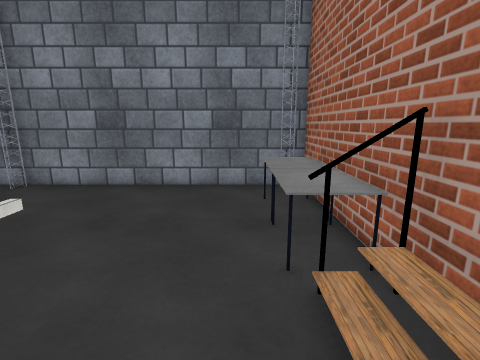
view 1 (above)

12 first-person views from a walk through a Unity game level. The camera is 1.3 m above the floor, tilts 12° down and sees 85° across. The floor is counted in squares, 0.5 m on a side. Each view is taken from the middle of a square. On the plan, view 1 faces up. The plan holds only what a view shows up to about 18 squares ahead; the rest is blank. The player character is not drawn. Some surface patterns are stand-ins.

view 2
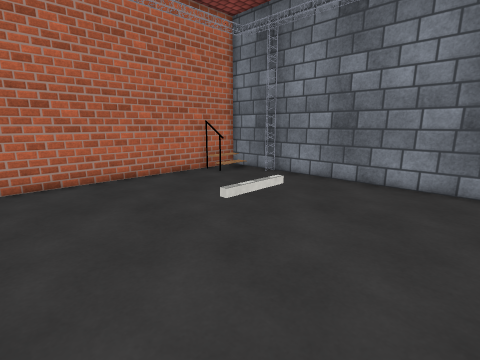

view 3
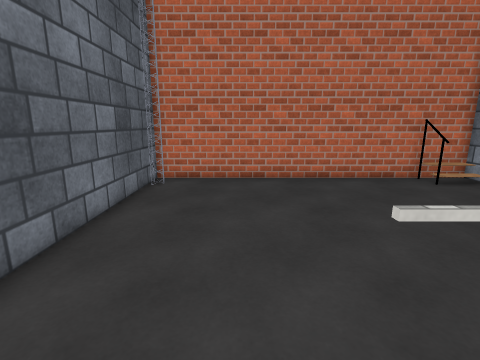

view 4
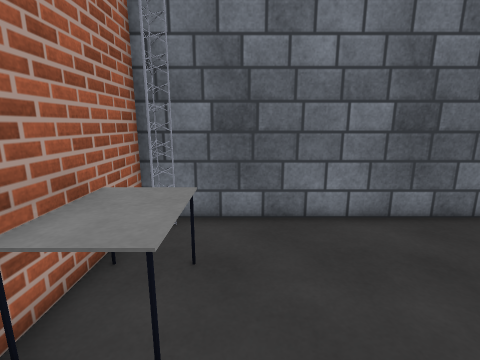

view 5
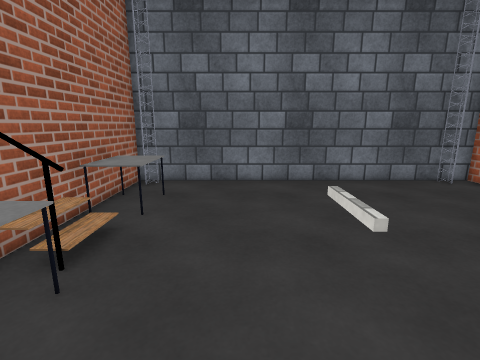

view 6
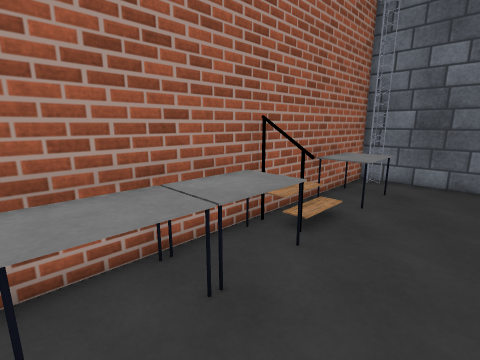

view 7
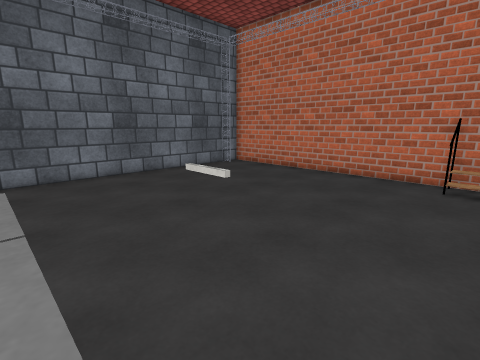

view 8
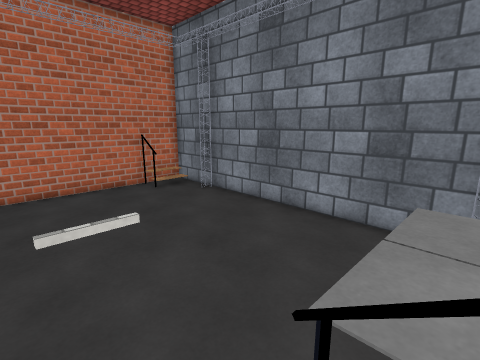

view 9
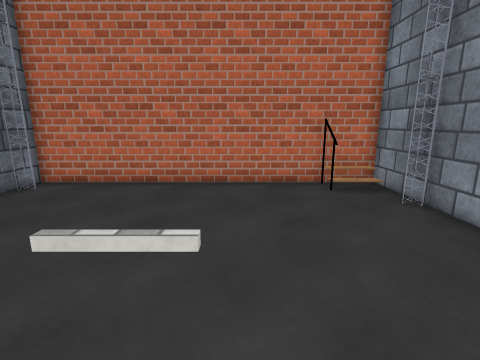

view 10
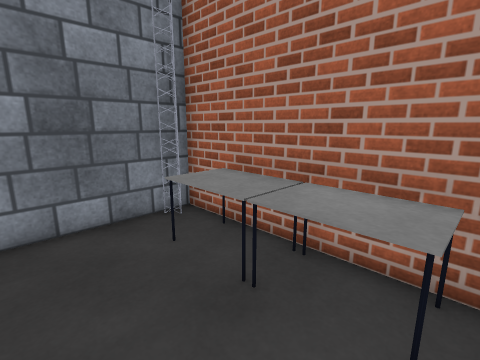

view 11
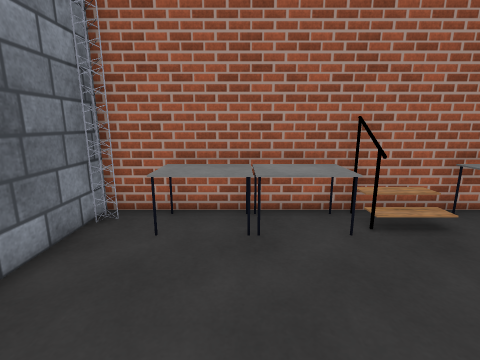

view 12
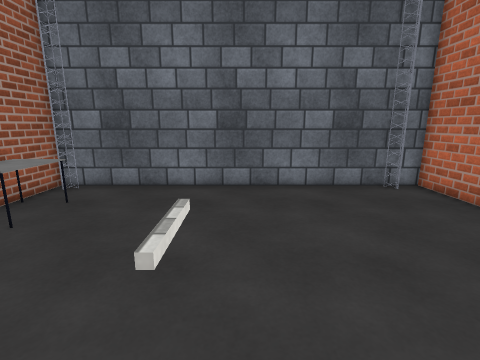

### Floor plan
Points are (right, up) in squares from view 1. A wall is a line through its corners. A room is listed if a view was taken in it or the views show most of it. See-through windows are left out.
Room 1 (views 1, 2, 3, 4, 5, 6, 7, 8, 9, 10, 11, 12)
walls: (2.6, 3.6) (1.4, 3.6); (2.7, -4.1) (2.7, 11.1) (-12.7, 11.1) (-12.7, -4.1) (1.5, -4.1)
low walls: (-4.1, 2.5) (-4.1, 4.5); (-3.9, 4.6) (-3.9, 2.5); (1.5, 3.7) (2, 3.7); (-11.8, 9.5) (-11.8, 8.6)
objects: other object (1, -2) to (2, 1); other object (1, 4) to (2, 6); other object (1, 7) to (2, 9); other object (2, -4) to (2, -3)

Where each view was taken, in squares from view 1:
view 1: 0 up, 0 right, facing up
view 2: 1 down, 0 right, facing up-left
view 3: 0 up, 0 right, facing left
view 4: 3 up, 0 right, facing down
view 5: 8 up, 2 left, facing down
view 6: 9 up, 2 left, facing down-right
view 7: 10 up, 1 right, facing down-left
view 8: 2 up, 2 right, facing up-left
view 9: 5 up, 1 left, facing left
view 10: 4 up, 2 left, facing up-right
view 11: 7 up, 5 left, facing right
view 12: 7 up, 5 left, facing down
